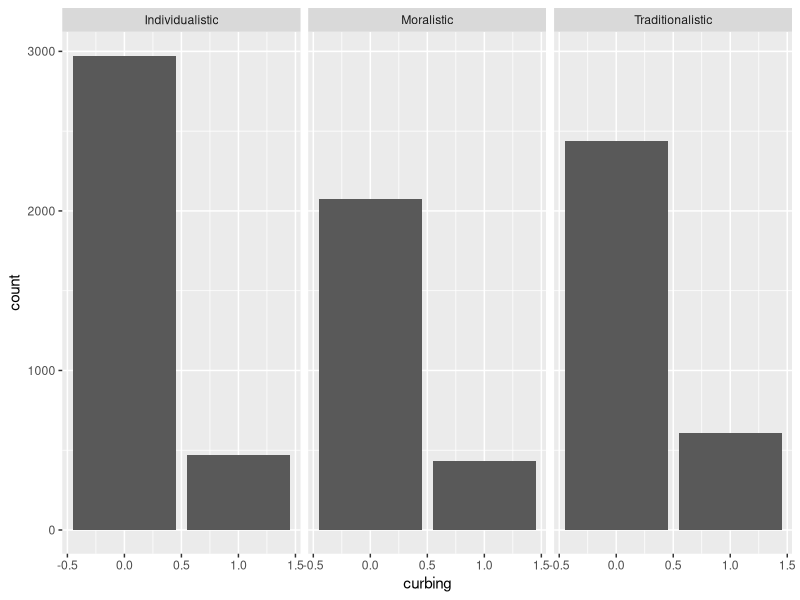
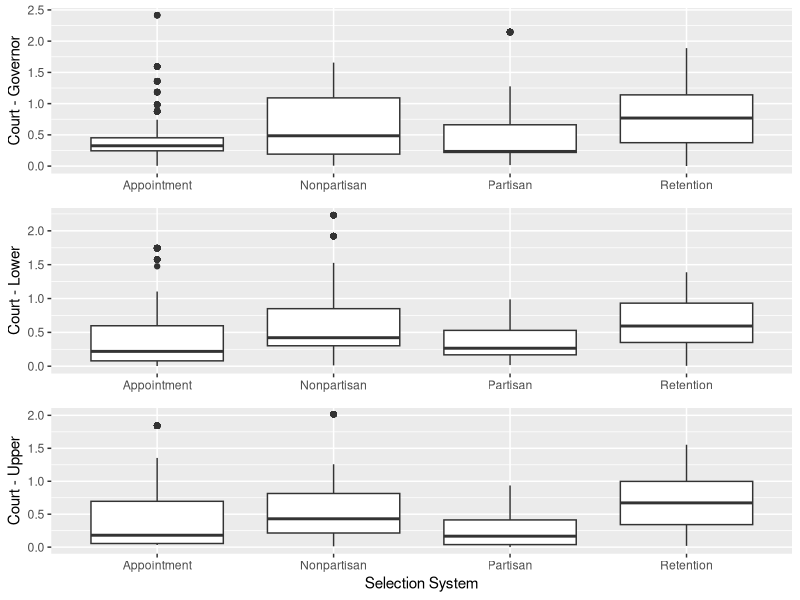

Generate these figures, in order, with R: (Note: this script raises an error after producing the figures.)
## ---- chunk 1
knitr::opts_chunk$set(echo = TRUE)
## ---- chunk 2
library(tidyverse)
library(readxl)
library(grid)
library(gridExtra)
## ---- chunk 3
gavelFull <- read_excel("Gavel to Gavel dataset.xlsx")
politicalCulture <- read_csv("political culture.csv")
legislativeControl <- read_excel("Legislative Control.xlsx")

## ---- chunk 4
gavelWithCulture <- left_join(gavelFull, politicalCulture, 
                               by = c("Fullstate" = "State"))

table(gavelWithCulture$Moralistic, gavelWithCulture$Traditionalistic)
## ---- chunk 5
gavelCultureControl <- left_join(gavelWithCulture, legislativeControl,
                                 by = c("Fullstate" = "State", "Year" = "Year"))

table(gavelCultureControl$RepublicanLegslature, gavelCultureControl$SplitLegislature)
## ---- chunk 6
gavelCultureControl$Culture <- ifelse(gavelCultureControl$Moralistic == 1, "Moralistic", 
                                      ifelse(gavelCultureControl$Traditionalistic == 1, "Traditionalistic",
                                             "Individualistic"))
table(gavelCultureControl$Culture, gavelCultureControl$Culture)

gavelCultureControl$legislativeControl <- ifelse(gavelCultureControl$SplitLegislature == 1, "0", 
                                                 ifelse(gavelCultureControl$SplitLegislature == 1, "Split",
                                                        "Democratic"))

gavelCultureControl$unified <- ifelse(gavelCultureControl$SplitLegislature == 0, 1, 0)
table(gavelCultureControl$legislativeControl, gavelCultureControl$unified)
## ---- chunk 7
ggplot(data = subset(gavelCultureControl, !is.na(gavelCultureControl$Culture))) +
  geom_bar(aes(x = curbing)) +
  facet_wrap(~Culture)


table(gavelCultureControl$curbing)
## ---- chunk 8
gavelCultureControl %>%
  group_by(Culture) %>%
  filter(!is.na(Culture)) %>%
  filter(!is.na(curbing)) %>%
  summarise(mean = mean(curbing))
## ---- chunk 9
table(gavelCultureControl$legislativeControl, gavelCultureControl$RichardLastAction)
## ---- chunk 10
gavelCultureControlOnlyCurbs <- gavelCultureControl %>%
  filter(curbing == 1) 
  
table(gavelCultureControlOnlyCurbs$legislativeControl, gavelCultureControlOnlyCurbs$RichardLastAction)
## ---- chunk 11
table(legislativeControl$RepublicanLegslature, legislativeControl$SplitLegislature)
## ---- chunk 12
# republican controlled legislatures introduced court curbing bills 16.7 times a year, 18.6 for democratically controlled, and split had 11.97 
introduced <- c(3702/221, 4483/241, 910/76)
introduced 

# enacted legislation proportion
enacted <- c(197/3702, 185/4483, 46/910)
enacted
## ---- chunk 13
gavelCultureControl$court_gov_dist <- abs(gavelCultureControl$judicial - gavelCultureControl$governor)
gavelCultureControl$court_lower_dist <- abs(gavelCultureControl$judicial - gavelCultureControl$lower)
gavelCultureControl$court_upper_dist <- abs(gavelCultureControl$judicial - gavelCultureControl$upper)
## ---- chunk 14
a <- ggplot(data = gavelCultureControl) +
  geom_boxplot(aes(x = MoreDefined, y = court_gov_dist)) +
  xlab(NULL) +
  ylab("Court - Governor")
b <- ggplot(data = gavelCultureControl) +
  geom_boxplot(aes(x = MoreDefined, y = court_lower_dist)) +
  xlab(NULL) +
  ylab("Court - Lower")
c <- ggplot(data = gavelCultureControl) +
  geom_boxplot(aes(x = MoreDefined, y = court_upper_dist)) +
  xlab("Selection System") +
  ylab("Court - Upper")

grid.arrange(a,b,c)
## ---- chunk 15
ideology_gov_year <- gavelCultureControl %>% 
  group_by(MoreDefined, Year) %>%
  filter(!is.na(court_gov_dist)) %>%
  summarise(govMean = mean(court_gov_dist)) %>%
  filter(!is.na(govMean))

ideology_upper_year <- gavelCultureControl %>% 
  group_by(MoreDefined, Year) %>%
  filter(!is.na(court_upper_dist)) %>%
  summarise(upperMean = mean(court_upper_dist)) %>%
  filter(!is.na(upperMean))
  
ideology_lower_year <- gavelCultureControl %>% 
  group_by(MoreDefined, Year) %>%
  filter(!is.na(court_lower_dist)) %>%
  summarise(lowerMean = mean(court_lower_dist))
  filter(!is.na(lowerMean)) %>%
## graphing the data
d <- ggplot(data = ideology_gov_year) +
  geom_line(aes(x = Year, y = govMean, color = MoreDefined)) +
  scale_x_continuous(breaks = c(2007, 2009, 2011, 2013, 2015, 2017)) +
  xlab(NULL) +
  ylab("Mean: Court - Governor") +
  labs(colour = "Selection")

e <- ggplot(data = ideology_upper_year) +
  geom_line(aes(x = Year, y = upperMean, color = MoreDefined)) +
  scale_x_continuous(breaks = c(2007, 2009, 2011, 2013, 2015, 2017)) +
  xlab(NULL) +
  ylab("Mean: Court - Upper") +
  labs(colour = "Selection")

f <- ggplot(data = ideology_lower_year) +
  geom_line(aes(x = Year, y = lowerMean, color = MoreDefined)) +
  scale_x_continuous(breaks = c(2007, 2009, 2011, 2013, 2015, 2017)) +
  xlab(NULL) +
  ylab("Mean: Court - Lower") +
  labs(colour = "Selection")

# retention continues to be at teh high end of the list
grid.arrange(d,e,f)
## ---- chunk 16
g <- gavelCultureControl %>%
  group_by(Fullstate) %>%
  filter(!is.na(court_lower_dist)) %>%
  summarise(sum = sum(curbing),
            avg_ideology = mean(court_lower_dist)) %>%
  ggplot() +
  geom_point(aes(x = avg_ideology, y = sum)) +
  ylab(NULL) +
  xlab("Court and Lower Chamber") +
  geom_smooth(aes(x = avg_ideology, y = sum))


h <- gavelCultureControl %>%
  group_by(Fullstate) %>%
  filter(!is.na(court_upper_dist)) %>%
  summarise(sum = sum(curbing),
            avg_ideology = mean(court_upper_dist)) %>%
  ggplot() +
  geom_point(aes(x = avg_ideology, y = sum)) +
  ylab("Court Curbing Introductions") +
  xlab("Court and Upper Chamber") +
  geom_smooth(aes(x = avg_ideology, y = sum))

i <- gavelCultureControl %>%
  group_by(Fullstate) %>%
  filter(!is.na(court_gov_dist)) %>%
  summarise(sum = sum(curbing),
            avg_ideology = mean(court_gov_dist)) %>%
  ggplot() +
  geom_point(aes(x = avg_ideology, y = sum)) +
  ylab(NULL) +
  xlab("Court and Governor") +
  geom_smooth(aes(x = avg_ideology, y = sum))
  
grid.arrange(g, h, i)
## ---- chunk 17
gavelCultureControl %>%
  group_by(Fullstate) %>%
  filter(!is.na(court_gov_dist)) %>%
  filter(RichardLastAction == "Enacted") %>%
  summarise(sum = sum(curbing),
            avg_ideology = mean(court_gov_dist)) %>%
  ggplot() +
  geom_point(aes(x = avg_ideology, y = sum)) +
  ylab(NULL) +
  xlab("Court and Governor") +
  geom_smooth(aes(x = avg_ideology, y = sum))
## ---- chunk 18
count_data <- gavelCultureControl %>%
  filter(!(Year %in% c("2007", "43147"))) %>% # filtering out bad data
  group_by(State, Year) %>% 
  mutate(curbs = sum(curbing)) %>%
  distinct(State, Year, .keep_all = TRUE) %>%
  arrange(State, Year) 
  
count_data
## ---- chunk 19
count_data$elected <- ifelse(count_data$Elected == "Elected", 1, 0)
count_data$partisan <- ifelse(count_data$MoreDefined == "Partisan", 1, 0)
count_data$nonpartisan <- ifelse(count_data$MoreDefined == "Nonpartisan", 1, 0)
count_data$retention <- ifelse(count_data$MoreDefined == "Retention", 1, 0)
## ---- chunk 20
count_data$elected_ideology_gov <- count_data$elected * count_data$court_gov_dist
count_data$elected_ideology_upper <- count_data$elected * count_data$court_upper_dist
count_data$elected_ideology_lower <- count_data$elected * count_data$court_lower_dist

count_data$partisan_ideology_gov <- count_data$partisan * count_data$court_gov_dist
count_data$partisan_ideology_upper <- count_data$partisan * count_data$court_upper_dist
count_data$partisan_ideology_lower <- count_data$partisan * count_data$court_lower_dist

count_data$nonpartisan_ideology_gov <- count_data$nonpartisan * count_data$court_gov_dist
count_data$nonpartisan_ideology_upper <- count_data$nonpartisan * count_data$court_upper_dist
count_data$nonpartisan_ideology_lower <- count_data$nonpartisan * count_data$court_lower_dist

count_data$retention_ideology_gov <- count_data$retention * count_data$court_gov_dist
count_data$retention_ideology_upper <- count_data$retention * count_data$court_upper_dist
count_data$retention_ideology_lower <- count_data$retention * count_data$court_lower_dist

summary(count_data$elected_ideology_gov)
count_data$elected
count_data$court_gov_dist
## ---- chunk 21
professionalization <- read_csv("ncsl professionalization.csv")
str(professionalization)
count_data <- left_join(count_data, professionalization, by = c("Fullstate" = "State"))

# quick vizualization to check the data
ggplot(data = count_data) +
  geom_bar(aes(Professionalization))
## ---- chunk 22
ggplot(data = count_data) +
  geom_boxplot(aes(x = Professionalization, y = curbs, colour = Professionalization), show.legend = FALSE) +
  ylab("Number of Curbs") +
  xlab("Level of Professionalization \n(Lowest to Highest)")
## ---- chunk 23
table(count_data$Year, count_data$Fullstate)
## ---- chunk 24
table(gavelFull$Description == "No Legislation", gavelFull$State)
## ---- chunk 25
curbs.poisson <- glm(curbs ~ Moralistic + Traditionalistic + RepublicanLegslature + SplitLegislature + court_lower_dist + court_upper_dist + retention + partisan + nonpartisan + court_gov_dist + court_lower_dist + court_upper_dist + partisan_ideology_upper + partisan_ideology_lower + nonpartisan_ideology_upper + nonpartisan_ideology_lower + retention_ideology_lower + retention_ideology_upper + Professionalization,
                     family = poisson(link = log),
                     data = count_data)

summary(curbs.poisson)

exp(-0.675867) # need exponent to be able to make a good interpreptation.
# this one, for example, shows us that (for the goefficient on retention elections) that by switching between appointed to retention we see about a 49% drop in curbs

exp(curbs.poisson$coefficients[-1])
## ---- chunk 26
library(MASS)

curbs1.nb <- glm.nb(curbs ~ Moralistic + Traditionalistic + RepublicanLegslature + SplitLegislature + court_lower_dist + court_upper_dist + retention + partisan + nonpartisan + court_gov_dist + partisan_ideology_upper + partisan_ideology_lower + nonpartisan_ideology_upper + nonpartisan_ideology_lower + retention_ideology_lower + retention_ideology_upper + Professionalization,
                     data = count_data)

summary(curbs1.nb)
## ---- chunk 27
curbs2.nb <- glm.nb(curbs ~ Moralistic + Traditionalistic + RepublicanLegslature + SplitLegislature + court_lower_dist + court_upper_dist + retention + partisan + nonpartisan + partisan_ideology_upper + partisan_ideology_lower + nonpartisan_ideology_upper + nonpartisan_ideology_lower + retention_ideology_lower + retention_ideology_upper + Professionalization,
                     data = count_data)

summary(curbs2.nb)
## ---- chunk 28
library(modelr)

grid <- count_data %>%
  data_grid(retention_ideology_upper, .model = curbs2.nb) %>%
  add_predictions(curbs2.nb)
  

grid

ggplot(grid, aes(retention_ideology_upper, pred)) +
  geom_point()
## ---- chunk 29
curbs2.nb <- glm.nb(curbs ~ Moralistic + Traditionalistic + RepublicanLegslature + SplitLegislature + court_lower_dist + court_upper_dist + retention + partisan + nonpartisan + partisan_ideology_upper + partisan_ideology_lower + nonpartisan_ideology_upper + nonpartisan_ideology_lower + retention_ideology_lower + retention_ideology_upper + Professionalization,
                     data = count_data)

summary(curbs2.nb)
## ---- chunk 30
# bare bones model: 
curbs3.nb <- glm.nb(curbs ~ retention + partisan + nonpartisan,
                     data = count_data)
summary(curbs3.nb)
## ---- chunk 31
curbs4.nb <- glm.nb(curbs ~ court_lower_dist + court_upper_dist + retention + partisan + nonpartisan,
                     data = count_data)
summary(curbs4.nb)
## ---- chunk 32
curbs5.nb <- glm.nb(curbs ~ court_lower_dist + court_upper_dist + retention + partisan + nonpartisan + partisan_ideology_upper + partisan_ideology_lower + nonpartisan_ideology_upper + nonpartisan_ideology_lower + retention_ideology_lower + retention_ideology_upper,
                     data = count_data)
summary(curbs5.nb)
## ---- chunk 33
curbs.elected.nb <- glm.nb(curbs ~ elected,
                     data = count_data)
summary(curbs.elected.nb) # not significant
## ---- chunk 34
curbs.elected1.nb <- glm.nb(curbs ~ elected + court_upper_dist + court_lower_dist,
                     data = count_data)
summary(curbs.elected1.nb) # again, the upper house ideological distance variable is significant
## ---- chunk 35
curbs.elected2.nb <- glm.nb(curbs ~ elected + court_upper_dist + court_lower_dist + elected_ideology_lower + elected_ideology_upper,
                     data = count_data)
summary(curbs.elected2.nb) # upper is significant still
## ---- chunk 36
curbs.elected3.nb <- glm.nb(curbs ~ elected + court_upper_dist + court_lower_dist + elected_ideology_lower + elected_ideology_upper + Moralistic + Traditionalistic + RepublicanLegslature + SplitLegislature +  Professionalization,
                     data = count_data)
summary(curbs.elected3.nb)
## ---- chunk 37
count_data2 <- gavelCultureControl %>%
  filter(!(Year %in% c("2007", "43147", "2013", "2014", "2015", "2016", "2017", "2018"))) %>% # filtering out bad data
  group_by(State, Year) %>% 
  mutate(curbs = sum(curbing)) %>%
  distinct(State, Year, .keep_all = TRUE) %>%
  arrange(State, Year) 
  
count_data2
## ---- chunk 38
count_data2$elected <- ifelse(count_data2$Elected == "Elected", 1, 0)
count_data2$partisan <- ifelse(count_data2$MoreDefined == "Partisan", 1, 0)
count_data2$nonpartisan <- ifelse(count_data2$MoreDefined == "Nonpartisan", 1, 0)
count_data2$retention <- ifelse(count_data2$MoreDefined == "Retention", 1, 0)

count_data2$elected_ideology_gov <- count_data2$elected * count_data2$court_gov_dist
count_data2$elected_ideology_upper <- count_data2$elected * count_data2$court_upper_dist
count_data2$elected_ideology_lower <- count_data2$elected * count_data2$court_lower_dist

count_data2$partisan_ideology_gov <- count_data2$partisan * count_data2$court_gov_dist
count_data2$partisan_ideology_upper <- count_data2$partisan * count_data2$court_upper_dist
count_data2$partisan_ideology_lower <- count_data2$partisan * count_data2$court_lower_dist

count_data2$nonpartisan_ideology_gov <- count_data2$nonpartisan * count_data2$court_gov_dist
count_data2$nonpartisan_ideology_upper <- count_data2$nonpartisan * count_data2$court_upper_dist
count_data2$nonpartisan_ideology_lower <- count_data2$nonpartisan * count_data2$court_lower_dist

count_data2$retention_ideology_gov <- count_data2$retention * count_data2$court_gov_dist
count_data2$retention_ideology_upper <- count_data2$retention * count_data2$court_upper_dist
count_data2$retention_ideology_lower <- count_data2$retention * count_data2$court_lower_dist

count_data2 <- left_join(count_data2, professionalization, by = c("Fullstate" = "State"))

table(count_data2$Year, count_data2$Fullstate)
## ---- chunk 39
curbs_2.nb <- glm.nb(curbs ~ retention + partisan + nonpartisan,
                     data = count_data2)
summary(curbs_2.nb) # nothing significant
## ---- chunk 40
curbs2.elected1.nb <- glm.nb(curbs ~ elected + court_upper_dist + court_lower_dist,
                     data = count_data2)
summary(curbs2.elected1.nb) # upper distance is again distinct
## ---- chunk 41
curbs2.elected2.nb <- glm.nb(curbs ~ elected + court_upper_dist + court_lower_dist + elected_ideology_lower + elected_ideology_upper,
                     data = count_data2)
summary(curbs2.elected2.nb) # nothing significant
## ---- chunk 42
curbs2.elected3.nb <- glm.nb(curbs ~ elected + court_upper_dist + court_lower_dist + elected_ideology_lower + elected_ideology_upper + Moralistic + Traditionalistic + RepublicanLegslature + SplitLegislature +  Professionalization,
                     data = count_data2)
summary(curbs2.elected3.nb)
## ---- chunk 43
curbs2_full.nb <- glm.nb(curbs ~ Moralistic + Traditionalistic + RepublicanLegslature + SplitLegislature + court_lower_dist + court_upper_dist + retention + partisan + nonpartisan + partisan_ideology_upper + partisan_ideology_lower + nonpartisan_ideology_upper + nonpartisan_ideology_lower + retention_ideology_lower + retention_ideology_upper + Professionalization,
                     data = count_data2)

summary(curbs2_full.nb) # none of my important variables are predictive
## ---- chunk 44
curbs_unified.nb <- glm.nb(curbs ~ Moralistic + Traditionalistic + unified + court_lower_dist + court_upper_dist + elected + elected_ideology_upper + elected_ideology_lower + Professionalization,
                     data = count_data2)

summary(curbs_unified.nb) # traditionalistic, professionalization, and unified are significant and positive.
## ---- chunk 45
percent_curbing <- gavelCultureControl %>%
  group_by(Fullstate, Year) %>%
  summarise(percentage = sum(curbing)/n()) 
  
percent_curbing <- percent_curbing %>%
  left_join(count_data, by = c("Fullstate", "Year")) %>%
  dplyr::select(-5:-6, -9:-17) 

percent_curbing
## ---- chunk 46
gavelCultureControl %>%
  filter(Fullstate == "Alaska" & Year == 2017)
## ---- chunk 47
percent_curbing %>%
  filter(!is.na(Elected)) %>%
  ggplot() +
    geom_histogram(aes(percentage, y = ..density.., fill = Elected)) +
    facet_wrap(~ Elected)
## ---- chunk 48
t.test(percentage ~ Elected, data = percent_curbing)
## ---- chunk 49
percent_md <- lm(percentage ~ Elected, data = percent_curbing)
summary(percent_md)
## ---- chunk 50
percent_md_1 <- lm(percentage ~ elected + court_upper_dist + court_lower_dist, 
                    data = percent_curbing)
summary(percent_md_1) # elected is still significant and positive
## ---- chunk 51
percent_md_2 <- lm(percentage ~ elected + court_upper_dist + court_lower_dist + elected_ideology_upper + elected_ideology_lower, 
                    data = percent_curbing)

summary(percent_md_2) # elected is still positive and significant.  Nothing else is close
## ---- chunk 52
percent_md_3 <- lm(percentage ~ elected + court_upper_dist + court_lower_dist + elected_ideology_upper + elected_ideology_lower +
                     Moralistic + Traditionalistic, 
                    data = percent_curbing)
summary(percent_md_3) # election is still positive and significant.  Nothing else is. 
## ---- chunk 53
percent_md_4 <- lm(percentage ~ elected + court_upper_dist + court_lower_dist + elected_ideology_upper + elected_ideology_lower +
                     Moralistic + Traditionalistic + Professionalization, 
                    data = percent_curbing)

summary(percent_md_4) # elected is positive and significant.  Professionalization is positive and significant
## ---- chunk 54
percent_curbing <- percent_curbing %>%
  mutate(unified = ifelse(SplitLegislature == 0, 1, 0))

percent_md_5 <- lm(percentage ~ elected + court_upper_dist + court_lower_dist + elected_ideology_upper + elected_ideology_lower +
                     Moralistic + Traditionalistic + Professionalization + unified, 
                    data = percent_curbing)
summary(percent_md_5) # elected hangs on at the .1 significance level.  Traditionalistic is positive and sig at .1, professionalization is positive and sig at .1, unified is negative (DON'T KNOW WHY) and significant at .05.
## ---- chunk 55
percent_curbing2 <- percent_curbing %>%
  filter(!is.na(Elected)) %>%
  filter(!(Year %in% c("2007", "43147", "2013", "2014", "2015", "2016", "2017", "2018")))  # filtering out bad data

percent_curbing2

percent_md_6 <- lm(percentage ~ elected + court_upper_dist + court_lower_dist + elected_ideology_upper + elected_ideology_lower +
                     Moralistic + Traditionalistic + Professionalization + unified, 
                    data = percent_curbing2) # full model, not good

percent_md_7 <- lm(percentage ~ elected, 
                    data = percent_curbing2)
summary(percent_md_7)

percent_md_8 <- lm(percentage ~ elected + court_upper_dist + court_lower_dist, 
                    data = percent_curbing2)
summary(percent_md_8)

percent_md_9 <- lm(percentage ~ elected + court_upper_dist + court_lower_dist + elected_ideology_upper + elected_ideology_lower, 
                    data = percent_curbing2)
summary(percent_md_9) # nothing sig

percent_md_10 <- lm(percentage ~ elected + court_upper_dist + court_lower_dist + elected_ideology_upper + elected_ideology_lower + Moralistic + Traditionalistic, 
                    data = percent_curbing2)
summary(percent_md_10) # nothing sig

percent_md_11 <- lm(percentage ~ elected + court_upper_dist + court_lower_dist + elected_ideology_upper + elected_ideology_lower + Moralistic + Traditionalistic + Professionalization, 
                    data = percent_curbing2) # professionalization is sig
summary(percent_md_11)
## ---- chunk 56
## Shorter years
summary(percent_md_7) # just elected
summary(percent_md_8) # elected and ideology
summary(percent_md_9) # elected interacted with ideology nothing sig
summary(percent_md_6) # full model with ideology and shorter years


## Full years, no ideology
percent_md_no_id_1 <- lm(percentage ~ elected + Moralistic + Traditionalistic + Professionalization + unified, data = percent_curbing)
summary(percent_md_no_id_1) # full model (excluding ideology)

percent_md_no_id_2 <- lm(percentage ~ elected, data = percent_curbing)
summary(percent_md_no_id_2) # sig, by itself
## ---- chunk 57
# shorter years (with ideology included)
summary(curbs_unified.nb) # full model
exp(curbs_unified.nb$coefficients)


curbs2.elected0.nb <- glm.nb(curbs ~ elected, data = count_data2)
summary(curbs2.elected0.nb) # just elected

summary(curbs2.elected1.nb) # elected and ideology (no iteractions)
summary(curbs2.elected2.nb) # elected and ideology (interacted)

exp(curbs2.elected1.nb$coefficients)

# longer years (no ideology)
summary(curbs.elected.nb) # just elected

curbs.elected.unified.nb <- glm.nb(curbs ~ Moralistic + Traditionalistic + unified +  elected + Professionalization,
                     data = count_data)
summary(curbs.elected.unified.nb) # full model
exp(curbs.elected.unified.nb$coefficients)


## ---- chunk 58
percent_curbing  <- percent_curbing %>%
  filter(!is.na(Elected)) %>%
  add_predictions(percent_md_no_id_1) %>%
  add_residuals(percent_md_no_id_1) %>%
  filter(!is.na(resid))
## ---- chunk 59
ggplot(percent_curbing, aes(resid)) +
  geom_histogram()
## ---- chunk 60
plot(percent_md_no_id_1)
## ---- chunk 61
percent_curbing2  <- percent_curbing2 %>%
  filter(!is.na(Elected)) %>%
  add_predictions(percent_md_6) %>%
  add_residuals(percent_md_6) %>%
  filter(!is.na(resid))
## ---- chunk 62
ggplot(percent_curbing2, aes(resid)) +
  geom_histogram()
## ---- chunk 63
plot(percent_md_6)
## ---- chunk 64
d <- ggplot(percent_curbing) +
  geom_histogram(aes(x = percentage, y = ..density..)) +
  labs(x = "Proportion of Bills that Curb Courts")
## ---- chunk 65
bills_state_year <- gavelFull %>%
  group_by(Fullstate, Year) %>%
  count()
  
e <- ggplot(bills_state_year) +
  geom_histogram(aes(x = n, y = ..density..)) +
  labs(x = "Number of Bills in a Year")

gridExtra::grid.arrange(d, e, ncol = 2)
## ---- chunk 66
test <- glm.nb(curbs ~ Moralistic + Traditionalistic + unified +  partisan + nonpartisan + retention + Professionalization,
                     data = count_data)
summary(test)

test2 <- glm.nb(curbs ~ partisan + nonpartisan + retention,
                     data = count_data)
summary(test2)
